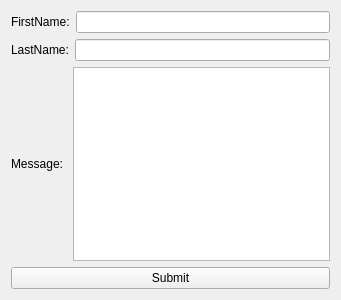
<?xml version="1.0" encoding="UTF-8"?>
<ui version="4.0">
 <class>Widget</class>
 <widget class="QWidget" name="Widget">
  <property name="geometry">
   <rect>
    <x>0</x>
    <y>0</y>
    <width>341</width>
    <height>300</height>
   </rect>
  </property>
  <property name="windowTitle">
   <string>Widget</string>
  </property>
  <layout class="QVBoxLayout" name="verticalLayout">
   <item>
    <layout class="QHBoxLayout" name="horizontalLayout">
     <item>
      <widget class="QLabel" name="messageTextEdit">
       <property name="text">
        <string>FirstName:</string>
       </property>
      </widget>
     </item>
     <item>
      <widget class="QLineEdit" name="firstNameLineEdit"/>
     </item>
    </layout>
   </item>
   <item>
    <layout class="QHBoxLayout" name="horizontalLayout_2">
     <item>
      <widget class="QLabel" name="label_2">
       <property name="text">
        <string>LastName:</string>
       </property>
      </widget>
     </item>
     <item>
      <widget class="QLineEdit" name="lastNameLineEdit"/>
     </item>
    </layout>
   </item>
   <item>
    <layout class="QHBoxLayout" name="horizontalLayout_3">
     <item>
      <widget class="QLabel" name="label_3">
       <property name="text">
        <string>Message: </string>
       </property>
      </widget>
     </item>
     <item>
      <widget class="QTextEdit" name="textEdit"/>
     </item>
    </layout>
   </item>
   <item>
    <widget class="QPushButton" name="submitButton">
     <property name="text">
      <string>Submit</string>
     </property>
    </widget>
   </item>
  </layout>
 </widget>
 <resources/>
 <connections/>
</ui>
